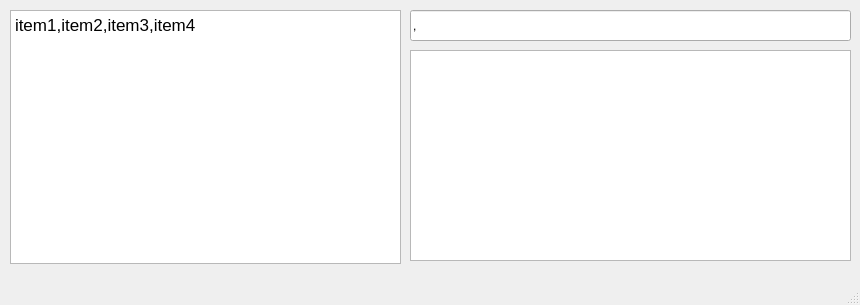
<?xml version="1.0" encoding="UTF-8"?>
<ui version="4.0">
 <class>MainWindow</class>
 <widget class="QMainWindow" name="MainWindow">
  <property name="geometry">
   <rect>
    <x>0</x>
    <y>0</y>
    <width>860</width>
    <height>305</height>
   </rect>
  </property>
  <property name="minimumSize">
   <size>
    <width>860</width>
    <height>305</height>
   </size>
  </property>
  <property name="maximumSize">
   <size>
    <width>860</width>
    <height>305</height>
   </size>
  </property>
  <property name="windowTitle">
   <string>MainWindow</string>
  </property>
  <widget class="QWidget" name="centralwidget">
   <widget class="QListWidget" name="listWidget">
    <property name="geometry">
     <rect>
      <x>410</x>
      <y>50</y>
      <width>441</width>
      <height>211</height>
     </rect>
    </property>
   </widget>
   <widget class="QTextEdit" name="textEdit">
    <property name="geometry">
     <rect>
      <x>10</x>
      <y>10</y>
      <width>391</width>
      <height>254</height>
     </rect>
    </property>
    <property name="html">
     <string>&lt;!DOCTYPE HTML PUBLIC &quot;-//W3C//DTD HTML 4.0//EN&quot; &quot;http://www.w3.org/TR/REC-html40/strict.dtd&quot;&gt;
&lt;html&gt;&lt;head&gt;&lt;meta name=&quot;qrichtext&quot; content=&quot;1&quot; /&gt;&lt;style type=&quot;text/css&quot;&gt;
p, li { white-space: pre-wrap; }
&lt;/style&gt;&lt;/head&gt;&lt;body style=&quot; font-family:'.AppleSystemUIFont'; font-size:13pt; font-weight:400; font-style:normal;&quot;&gt;
&lt;p style=&quot; margin-top:0px; margin-bottom:0px; margin-left:0px; margin-right:0px; -qt-block-indent:0; text-indent:0px;&quot;&gt;item1,item2,item3,item4&lt;/p&gt;&lt;/body&gt;&lt;/html&gt;</string>
    </property>
   </widget>
   <widget class="QLineEdit" name="lineEdit">
    <property name="geometry">
     <rect>
      <x>410</x>
      <y>10</y>
      <width>441</width>
      <height>31</height>
     </rect>
    </property>
    <property name="text">
     <string>,</string>
    </property>
   </widget>
  </widget>
  <widget class="QStatusBar" name="statusbar"/>
 </widget>
 <resources/>
 <connections/>
</ui>
